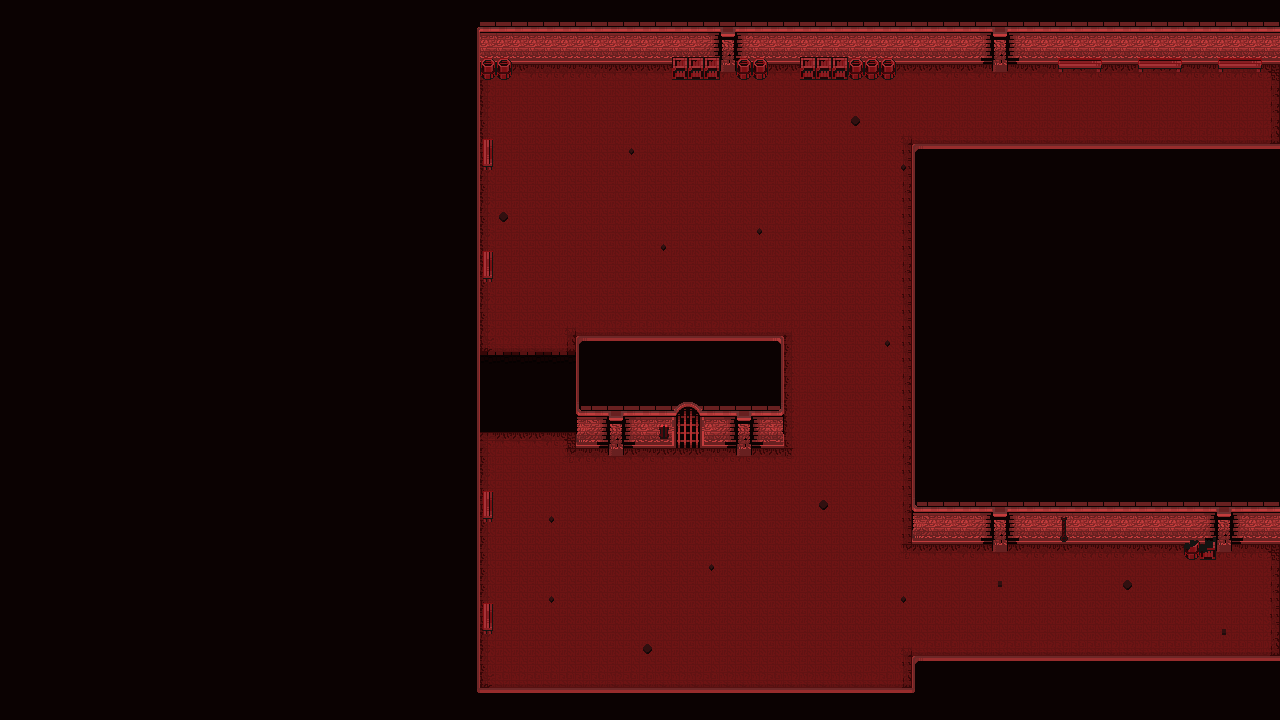

Below is a game level as drawn by its tile map, then a one-line description and the .tmx that defines it (tile-layer data replaced by summaries):
An orthogonal 80x45 tile map with 16x16 px tiles, 3 tile layers (Suelo, Pared, Decoracion), 2 tilesets and 2 objects.

<map version="1.9" tiledversion="1.9.2" orientation="orthogonal" renderorder="right-down" width="80" height="45" tilewidth="16" tileheight="16" infinite="0" nextlayerid="5" nextobjectid="15">
 <tileset firstgid="1" name="InfernalTiles" tilewidth="16" tileheight="16" tilecount="625" columns="25">
  <image source="InfernalTiles.png" width="400" height="400" />
 </tileset>
 <tileset firstgid="626" name="InfernalProps" tilewidth="16" tileheight="16" tilecount="625" columns="25">
  <image source="InfernalProps.png" width="400" height="400" />
 </tileset>
 <layer id="1" name="Suelo" width="80" height="45">
  <properties>
   <property name="Draw" type="bool" value="true" />
   <property name="Navigation" type="bool" value="false" />
  </properties>
  <data>[3600 cells, 3337 non-empty, 20 distinct tile ids]</data>
 </layer>
 <layer id="2" name="Pared" width="80" height="45">
  <properties>
   <property name="Draw" type="bool" value="true" />
   <property name="Navigation" type="bool" value="false" />
  </properties>
  <data>[3600 cells, 2368 non-empty, 32 distinct tile ids]</data>
 </layer>
 <layer id="3" name="Decoracion" width="80" height="45">
  <properties>
   <property name="Draw" type="bool" value="true" />
   <property name="Navigation" type="bool" value="false" />
  </properties>
  <data>[3600 cells, 80 non-empty, 24 distinct tile ids]</data>
 </layer>
 <objectgroup id="4" name="Colliders">
  <properties>
   <property name="Platform" type="bool" value="true" />
  </properties>
  <object id="1" x="1280" y="48">
   <polygon points="0,0 0,16 -224,16 -224,0 -384,0 -384,16 -608,16 -608,0 -768,0 -768,16 -800,16 -800,80 -784,80 -784,112 -800,112 -800,192 -784,192 -784,224 -800,224 -800,304 -704,304 -704,288 -496,288 -496,384 -800,384 -800,432 -784,432 -784,464 -800,464 -800,544 -784,544 -784,576 -800,576 -800,640 -368,640 -368,608 0,608 0,672 -1280,672 -1280,-48 0,-48" />
  </object>
  <object id="13" x="914" y="149.333">
   <polygon points="0,0 366,-5.33333 368,384.667 301.333,386.667 302.667,402 272,401.333 272,388 0,390" />
  </object>
 </objectgroup>
</map>
